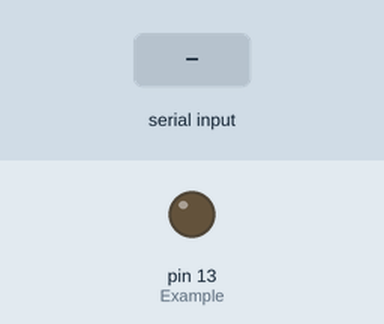
A sketch run on a simulated Arduino Uno, built with avr-gcc and run on an emulated ATmega328P. Parts: output pins drawn as LEDs (lit = HIGH). The inputs (shaded band) are chosen by the test bench.

Above: at 1.2 s.
1.3 s: "LIGHT_ON\n" received over Serial
At 2.0 s:
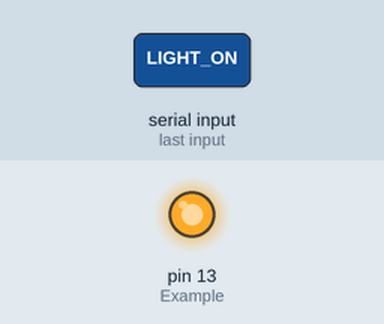
2.8 s: "LIGHT_OFF\n" received over Serial
At 3.1 s:
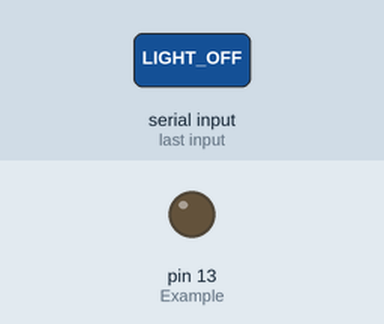
Timing chart, 0 to 5.8 s (numbered marks = the images above; inputs shaded):
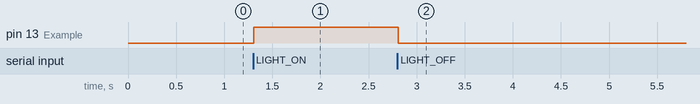

The sketch:

Arduino-Jarvis.ino
```cpp
#include <SoftwareSerial.h>

SoftwareSerial mySerial(2, 3); // RX, TX

void setup() {
    Serial.begin(9600);
    pinMode(LED_BUILTIN, OUTPUT); // Example: LED on pin 13
}

void loop() {
    if (Serial.available()) {
        String command = Serial.readStringUntil('\n');
        command.trim();

        if (command == "LIGHT_ON") {
            digitalWrite(LED_BUILTIN, HIGH);
        } else if (command == "LIGHT_OFF") {
            digitalWrite(LED_BUILTIN, LOW);
        }
    }
}
```

Measured:
- after the input at 1.3 s, pin 13 (Example): LOW → HIGH at once
- after the input at 2.8 s, pin 13 (Example): HIGH → LOW at once
